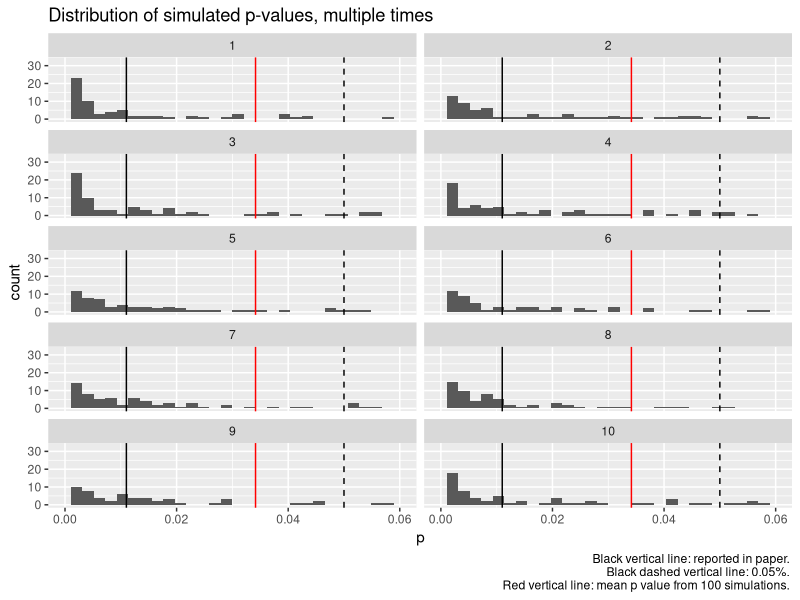

Recreate this plot in R.
#!/bin/env Rscript
# Question:
# In table 5 it is shown that the application
# is thought of as more useful and they
# give statistics. Can this be reproduced?

before_mean <- 4.78
before_sd <- 0.67

after_mean <- 5.67
after_sd <- 0.50

expected_p_value <- 0.011
n_people <- 9
n_p_values <- 100
n_experiments <- 10

simulate_p_values <- function(
    before_mean = 4.78,
    before_sd = 0.67,
    after_mean = 5.67,
    after_sd = 0.50,
    n_people = 9,
    n_p_values = 100
) {
  testthat::expect_equal(before_mean, 4.78)
  testthat::expect_equal(before_sd, 0.67)
  testthat::expect_equal(after_mean, 5.67)
  testthat::expect_equal(after_sd, 0.5)
  testthat::expect_equal(n_people, 9)
  testthat::expect_equal(n_p_values, 100)

  p_values <- rep(NA, n_p_values)
  for (i in seq_len(n_p_values)) {
    dist_before <- rnorm(n = n_people, mean = before_mean, sd = before_sd)
    dist_after <- rnorm(n = n_people, mean = after_mean, sd = after_sd)
    stat_results <- t.test(x = dist_before, y = dist_after)
    p_values[i] <- stat_results$p.value
  }
  testthat::expect_equal(0, sum(is.na(p_values)))
  p_values
}


all_data <- list()
for (i in seq_len(n_experiments)) {
  t <- tibble::tibble(
    p = simulate_p_values(n_p_values = n_p_values)
  )
  t$i <- i
  all_data[[i]] <- t
}
t <- dplyr::bind_rows(all_data)


ggplot2::ggplot(t, ggplot2::aes(x = p)) +
  ggplot2::geom_histogram() +
  ggplot2::facet_wrap(ggplot2::vars(i), ncol = 2) +
  ggplot2::scale_x_continuous(limits = c(0.0, 0.06)) +
  ggplot2::geom_vline(xintercept = expected_p_value) +
  ggplot2::geom_vline(xintercept = 0.05, lty = "dashed") +
  ggplot2::geom_vline(xintercept = mean(t$p), color = "red") +
  ggplot2::labs(
    title = "Distribution of simulated p-values, multiple times",
    caption = paste0(
        "Black vertical line: reported in paper. \n",
        "Black dashed vertical line: 0.05%. \n",
        "Red vertical line: mean p value from ", n_p_values, " simulations. "
      )
    )

ggplot2::ggsave("20241016_tabel_5_sim.png", width = 4, height = 7)
